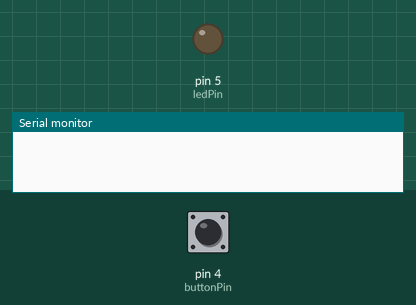
A sketch run on a simulated Arduino Uno, built with avr-gcc and run on an emulated ATmega328P. On the bench: output pins drawn as LEDs (lit = HIGH), the last lines printed to the serial monitor. Inputs (shaded band) come from the test bench; at power-on: pin 4 (buttonPin) LOW.

Above: at 1.2 s.
1.3 s: pin 4 (buttonPin) pulled HIGH for 0.15 s
At 2.0 s:
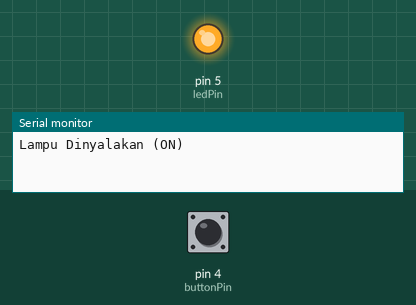
2.9 s: pin 4 (buttonPin) pulled HIGH for 1 s
At 3.2 s:
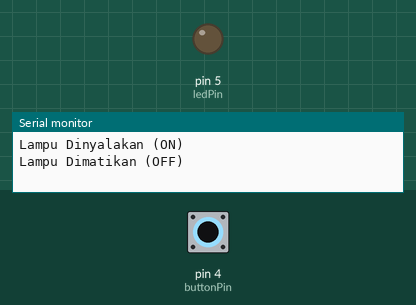
5.4 s: pin 4 (buttonPin) pulled HIGH for 3.2 s
At 6.3 s:
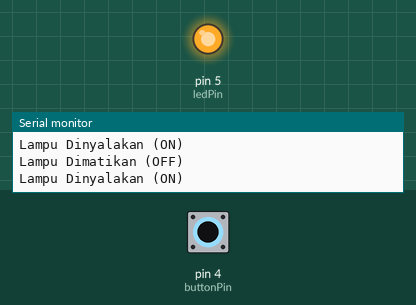
Timing chart, 0 to 8.4 s (numbered marks = the images above; inputs shaded):
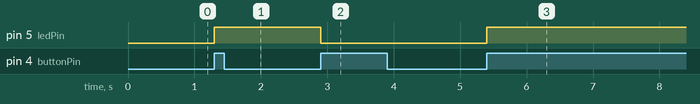

Measured:
- after the input at 1.3 s, pin 5 (ledPin): LOW → HIGH at once
- after the input at 2.9 s, pin 5 (ledPin): HIGH → LOW at once
- after the input at 5.4 s, pin 5 (ledPin): LOW → HIGH at once

The sketch:

modul1_praktikum_2.ino
```cpp
const int buttonPin = 4;
const int ledPin = 5;

// Variabel untuk Logika Pelacakan Status (State Tracking)
int buttonState = LOW;         // Menyimpan status pembacaan tombol saat ini
int lastButtonState = LOW;     // Menyimpan status tombol sebelumnya (untuk mendeteksi tekanan baru)
int ledState = LOW;            // Menyimpan status lampu saat ini (diawali dengan OFF/LOW)

void setup() {
  Serial.begin(115200);
  pinMode(buttonPin, INPUT);
  pinMode(ledPin, OUTPUT);

  // Memastikan LED mati saat sistem pertama kali dinyalakan
  digitalWrite(ledPin, ledState);
}

void loop() {
  // Membaca status kelistrikan dari tombol (karena menggunakan pull-down, ditekan = HIGH)
  buttonState = digitalRead(buttonPin);

  // Logika Pelacakan State & Edge Detection
  // Kondisi ini hanya terpenuhi tepat pada momen tombol berubah dari tidak ditekan (LOW)
  // menjadi ditekan (HIGH). Hal ini mencegah lampu berkedip terus saat tombol ditahan.
  if (buttonState == HIGH && lastButtonState == LOW) {

    // Membalikkan (Toggle) status memori LED
    if (ledState == LOW) {
      ledState = HIGH;
      Serial.println("Lampu Dinyalakan (ON)");
    } else {
      ledState = LOW;
      Serial.println("Lampu Dimatikan (OFF)");
    }

    // Menerapkan memori status yang baru ke komponen fisik LED
    digitalWrite(ledPin, ledState);

    // Logika Debounce
    // Memberikan jeda waktu 200ms untuk mengabaikan getaran mekanis (bouncing)
    // pada plat logam di dalam tombol fisik. Tanpa delay ini, satu tekanan
    // bisa terbaca sebagai beberapa kali tekanan yang membuat lampu berkedip acak (flickering).
    delay(200);
  }

  // Menyimpan status tombol saat ini untuk dijadikan pembanding pada putaran loop berikutnya
  lastButtonState = buttonState;
}
```
